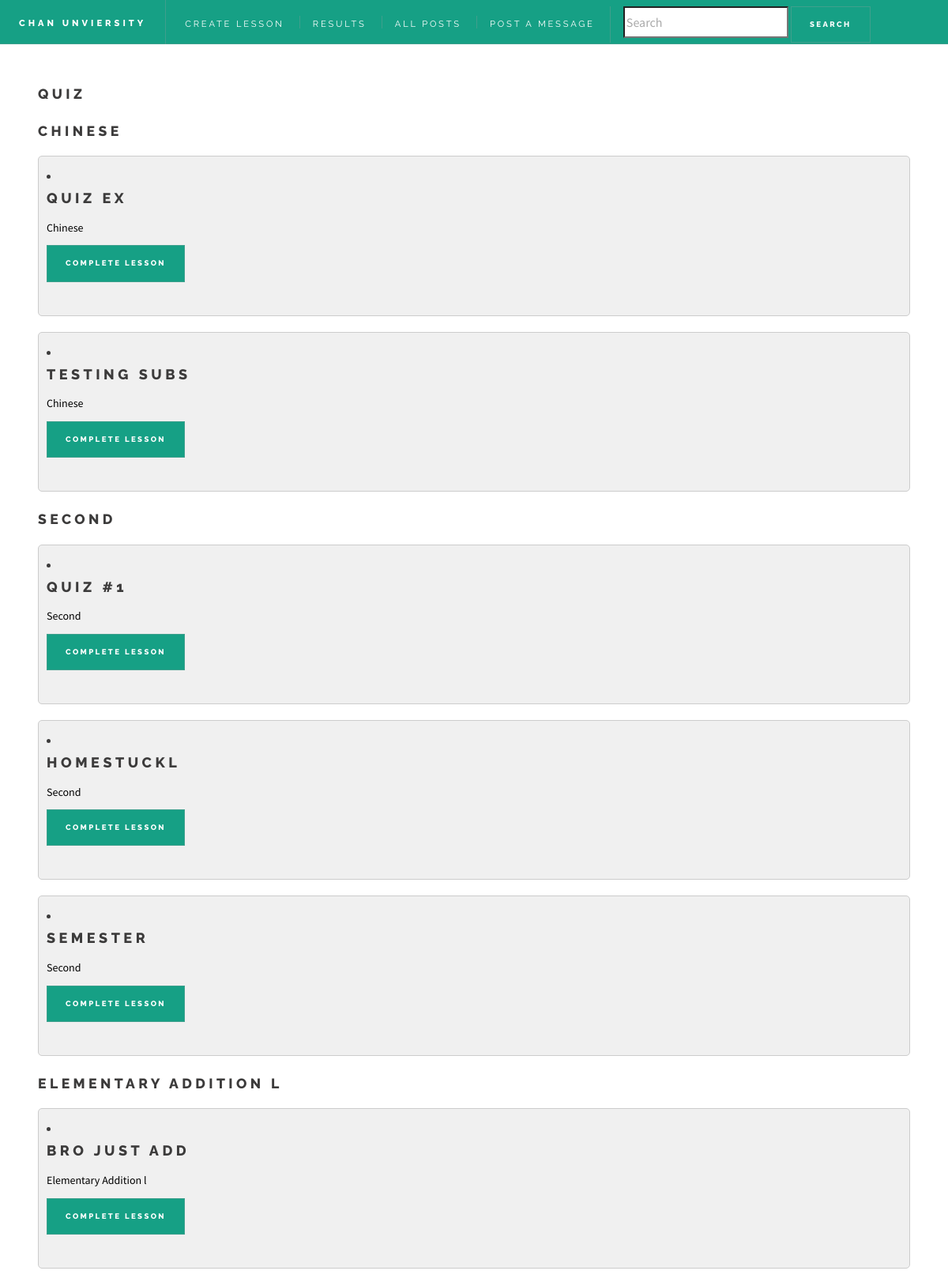
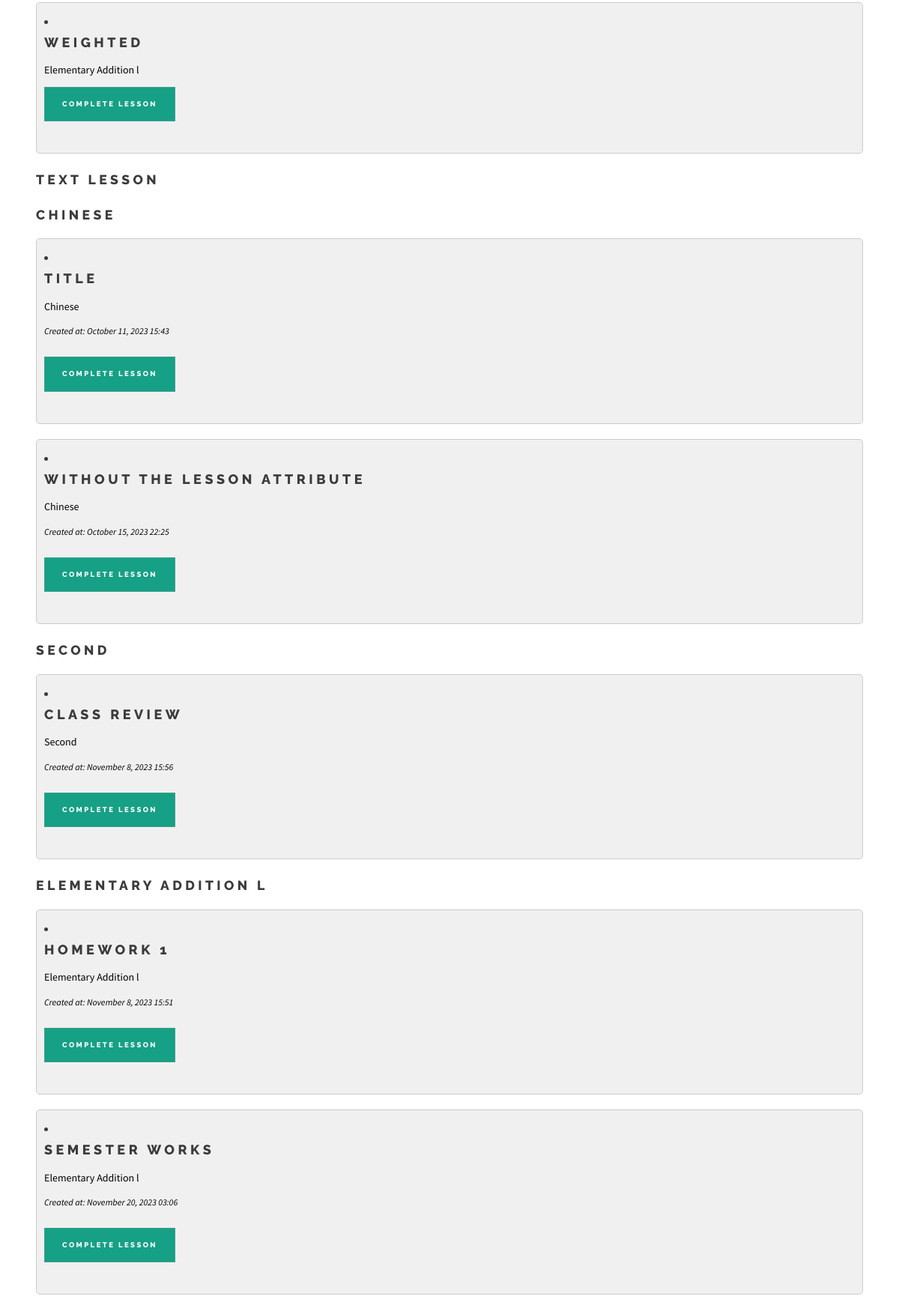
The page /allLessons/ (signed in, upper part) on the database its author committed (2 pictures, top to bottom).
### users/models.py (models this page shows)
class Class(models.Model):
    classNum = models.CharField(max_length=255, unique=True)
    name = models.CharField(max_length=255)
    description = models.TextField()
    teacher = models.ForeignKey(User, on_delete=models.CASCADE, null=True)
    students = models.ManyToManyField(User, related_name='enrolled_classes', blank=True)
    def __str__(self):
        return self.name

### homepage/models.py (models this page shows, shortened)
class Quiz(models.Model):
    id = models.UUIDField(primary_key=True, default=uuid.uuid4, editable=False)
    classNum = models.ForeignKey(Class, on_delete=models.CASCADE, null=True)
    author = models.ForeignKey(User, on_delete=models.CASCADE)
    title = models.CharField(max_length=100)
    created_at = models.DateTimeField(default=timezone.now)
    semester = models.IntegerField(null=True)
    weight = models.FloatField(default=1.0)

class TextLesson(models.Model):
    title = models.CharField(max_length=100)
    content = models.TextField()
    created_at = models.DateTimeField(auto_now_add=True)
    classNum = models.ForeignKey(Class, on_delete=models.CASCADE, null=True)
    semester = models.IntegerField(null=True)
    weight = models.FloatField(default=1.0)

### homepage/views.py (the view)
# urls.py: path('allLessons/', homeViews.allLessons, name='allLessons'),
@login_required(login_url='/login/')
def allLessons(request):
    user = request.user  # Assuming the user is logged in
    text=[]
    multiple =[]
    if request.user.groups.filter(name='Teacher').exists():
        user_class = Class.objects.filter(teachers=user)
    else:
        user_class = Class.objects.filter(students=user)
    for currClass in user_class:
        text_content = TextLesson.objects.filter(classNum=currClass)
        text.append({'class': currClass, 'results': text_content})
        multiple_content = Quiz.objects.filter(classNum=currClass)
        multiple.append({'class': currClass, 'results': multiple_content})
    return render(request, 'allLessons.html', {'multiple': multiple, 'text': text})

### users/templates/allLessons.html (shortened to what this page needs)
<!DOCTYPE HTML>
<html>
	<head>
		{%load static%}
		<link rel="stylesheet" href={%static 'homepage/allPost.css'%}/>
	</head>
	<body class="is-preload">
			<div id="wrapper">
				<header id="header">
					<h1><a href="/home">Chan Unviersity</a></h1>
					<nav class="links">
						<ul>
							<li><a href="/createLesson/">Create Lesson</a></li>
							<li><a href="/results">Results</a></li>
							<li><a href="/allPost">All Posts</a></li>
							<li><a href="/createPost/">Post a Message</a></li>
							<li>
								<form method='POST' action="{% url 'searchResult'%}">
									<input type="search" placeholder="Search" name="searched">
									<button type="submit"> Search </button>
								</form>
							</li>
						</ul>
					</nav>
				</header>
				<div id="main">
					<div class="container-center">
						<h2>Quiz</h2>
						{% for quizzes in multiple %}
							<h2> {{quizzes.class.name}} </h2>
							{% for lessons in quizzes.results %}
								<li class ="post">
									<h2 class="post-title">{{ lessons.title }}</h2>
									<p class="post-content">{{lessons.classNum}}</p>
									<form method="post" action="{% url 'quizLesson' lessons.id %}">
										<button type="submit">Complete Lesson</button>
									</form>
								</li>
							{% endfor %}
						{% empty %}
							<li class="no-posts">Teacher has no Multiple Choice Lessons assigned</li>
						{% endfor %}
					</div>
					<div class="container-center">
						<h2>Text Lesson</h2>
						{% for indiv in text %}
							<h2> {{indiv.class.name}} </h2>
							{% for lessons in indiv.results %}
								<li class ="post">
									<h2 class="post-title">{{ lessons.title }}</h2>
									<p class="post-content">{{lessons.classNum}}</p>
									<p class="post-date">Created at: {{ lessons.created_at|date:"F j, Y H:i" }}</p>
									<form method="post" action="{% url 'completeText' lessons.id %}">
										<button type="submit">Complete Lesson</button>
									</form>
								</li>
							{% endfor %}
						{% empty %}
						<li class="no-posts">Teacher has no Text Lessons assigned</li>
						{% endfor %}
					</div>
				</div>
		</div>
	</body>
</html>

### rows shown on the page
Class: class.name "CHINESE"
Quiz: title "QUIZ EX", classNum "Chinese"
Quiz: title "TESTING SUBS", classNum "Chinese"
Class: class.name "SECOND"
Quiz: title "QUIZ #1", classNum "Second"
Quiz: title "HOMESTUCKL", classNum "Second"
Quiz: title "SEMESTER", classNum "Second"
Class: class.name "ELEMENTARY ADDITION L"
Quiz: title "BRO JUST ADD", classNum "Elementary Addition l"
Quiz: title "WEIGHTED", classNum "Elementary Addition l"
TextLesson: title "TITLE", classNum "Chinese", created_at "October 11, 2023 15:43"
TextLesson: title "WITHOUT THE LESSON ATTRIBUTE", classNum "Chinese", created_at "October 15, 2023 22:25"
TextLesson: title "CLASS REVIEW", classNum "Second", created_at "November 8, 2023 15:56"
TextLesson: title "HOMEWORK 1", classNum "Elementary Addition l", created_at "November 8, 2023 15:51"
TextLesson: title "SEMESTER WORKS", classNum "Elementary Addition l", created_at "November 20, 2023 03:06"
